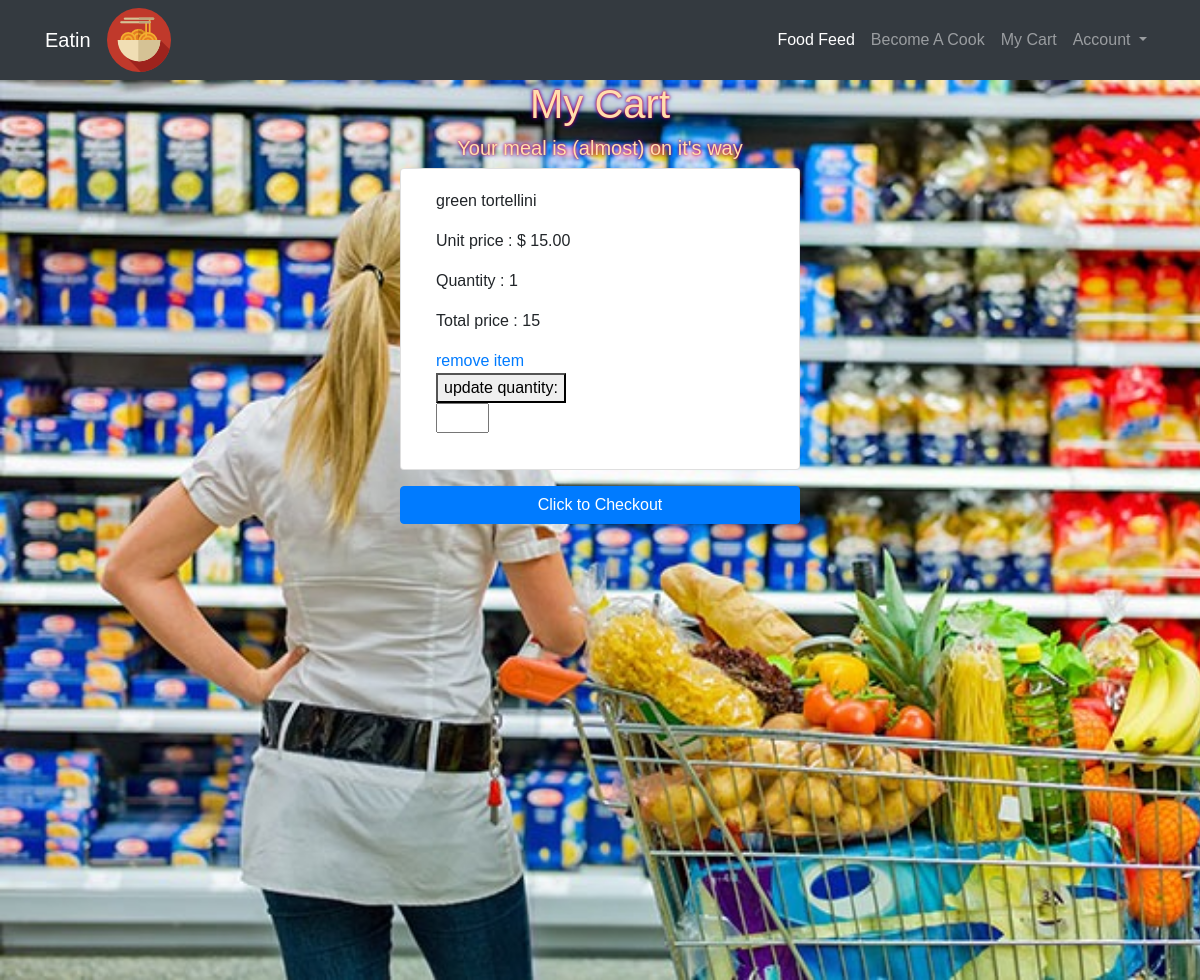
Page /cart/ (signed in) on the committed database.
### myCart/models.py (models this page shows)
class CartItem(models.Model):
    order = models.ForeignKey(Order,on_delete = models.SET_NULL,null=True,default=None)
    user = models.ForeignKey(User,
    on_delete = models.CASCADE
    )
    food = models.ForeignKey(Food,
    on_delete = models.CASCADE
    )
    added_time = models.DateTimeField(auto_now_add=True)
    quantity = models.IntegerField(blank=False,null=False)

### cook/models.py (models this page shows)
class Food(models.Model):
    user = models.ForeignKey(User,
    on_delete = models.CASCADE
    )
    title = models.CharField(max_length=20,null=True)
    description = models.CharField(max_length=100)
    price = models.DecimalField(max_digits=4, decimal_places=2,blank=False,null=False)
    created_at = models.DateTimeField(auto_now_add=True)
    updated_at = models.DateTimeField(auto_now=True)
    quantity = models.IntegerField(blank=False,null=False)
    image = models.ImageField(upload_to = 'images/',default=None,blank=True)
    category = models.CharField(
        max_length=50,
        default='OTHER',
        null=False,
        choices=  [
            ('ITALIAN', 'Italian'),
            ('DESERT', 'Desert'),
            ('BEVERAGES', 'Beverages'),
            ('THAI', 'Thai'),
            ('SUSHI', 'Sushi'),
            ('INADIAN', 'Indian'),
            ('MEDITERRANEAN','Mediterranean'),
            ('CHINESE','Chinese'),
            ('AMERICAN','American'),
            ('VIETNAMESE','Vietnamese'),
            ('GLUTEN-FREE','Gluten-Free'),
            ('VEGAN','Vegan'),
            ('SALAD','Salad'),
            ('ASIAN','Asian'),
            ('SOUP','Soup'),
            ('GREEK','Greek'),
            ('JAPANESE','Japanese'),
            ('HOME-COOKING','Home-Cooking'),
            ('OTHER','Other')
            ]
    )

### myCart/views.py (the view)
# urls.py: path('', views.display_cart, name='display_cart'),
@login_required(login_url='/accoutns/login/')
def display_cart(request):
    if request.method == 'GET':
        user_id = request.user.id
        cart_items = CartItem.objects.filter(user_id=user_id,order_id__isnull=True)
    return render(request, 'mycart/index.html',{'cart_items':cart_items})

### myCart/templates/myCart/index.html (shortened to what this page needs)
{% extends 'base.html' %}
{% load static %}
{% block content %}
<link rel="stylesheet" type="text/css" href="{% static 'myCart/style.css' %}">
<div class="bg-img">
<h1 class="feed_title">My Cart<h1>
    <h5 class="feed_title">Your meal is (almost) on it's way </h5>
    <div class="list-group list-group-horizontal">
      {% for item in cart_items%}
      <div class="card mb-3 col-4 mx-auto">
        <div class="row">
          <div class="col-md-8">
            <div class="card-body">
              <p><span>{{item.food.title}}</span></p>
              <p><span>Unit price : $</span> <span>{{item.food.price}}</span></p>
              <p><span>Quantity : </span> <span>{{ item.quantity }}</span></p>
              <p><span>Total price : </span> <span>{% widthratio item.quantity 1 item.food.price %} </span></p>
              <a href=" {% url 'remove_from_cart' id=item.id %}">remove item</a>
              <button>update quantity:</button>
              <p><span><input type="number" class="quantity_changer" name="quantity" id="item_qnt_{{item.id}}" min="1" max="{{item.food.quantity}}"></span></p>
            </div>
          </div>
        </div>
      </div>
      {% endfor %}
    </div>
    <div class="text-center">
      <a class="btn btn-primary col-4 mx-auto" href="{% url 'display_checkout' %}" role="button">Click to Checkout</a>
    </div>
    </div>
    {% endblock %}

### static/eatin/style.css (style rules this page uses)
body { background-color: NavajoWhite; font-family: "Copperplate","Comic Sans MS","Arial"; }

### myCart/static/myCart/style.css (style rules this page uses)
.bg-img { background-image: url("/media/images/superMarket.jpeg"); min-height: 900px; background-position: bottom left; background-repeat: no-repeat; background-size: cover; position: sticky; }
.feed_title { text-align: center; font-family: 'Copperplate', 'Arial'; text-shadow: 0 0 3px #FF0000, 0 0 5px #0000FF; color: NavajoWhite; }

### rows in the picture
CartItem: food "green tortellini", food.price "15.00", quantity "1", quantity+food "15"
